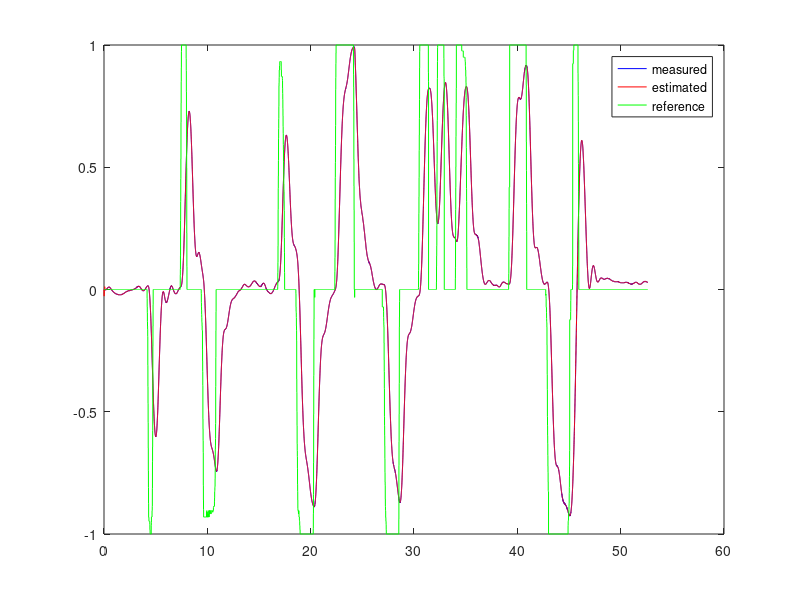
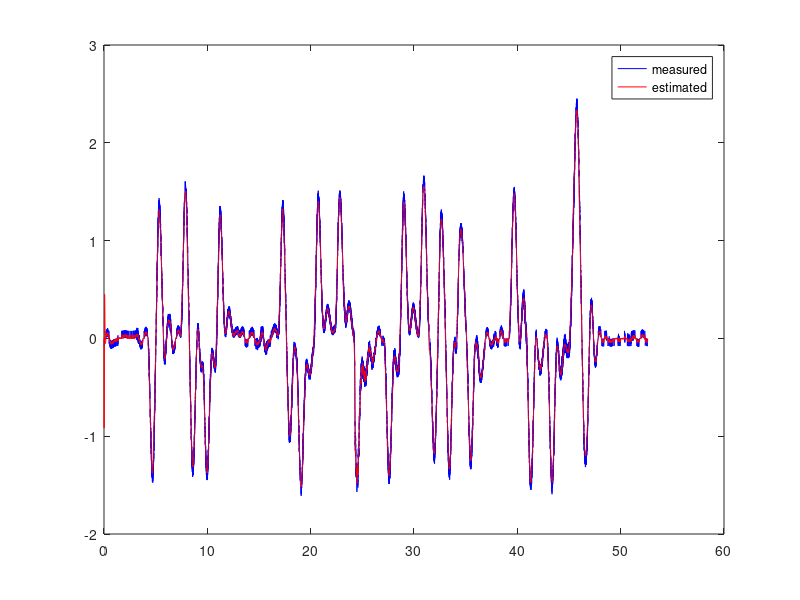
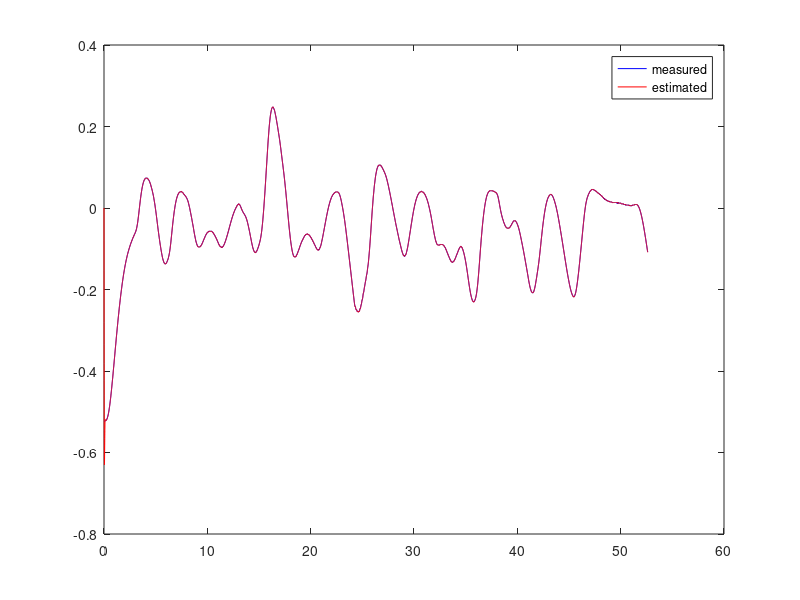
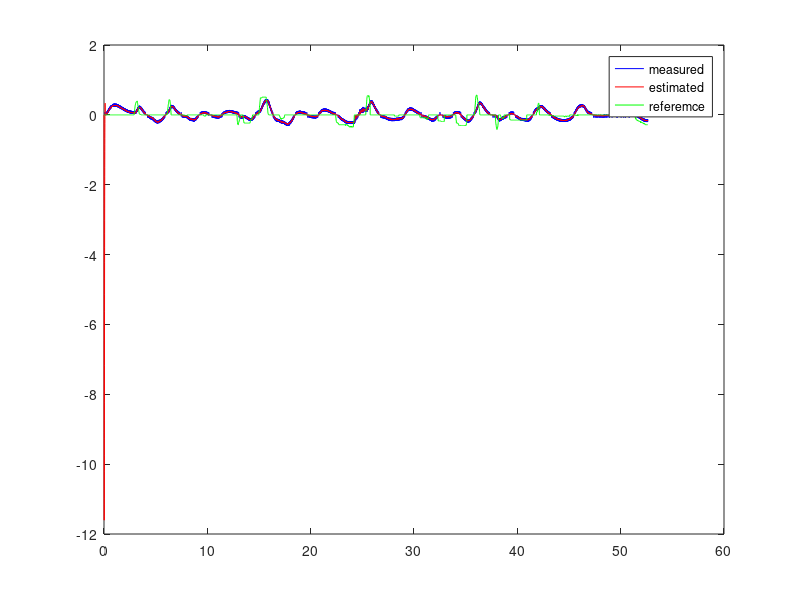

These charts were generated, in order, by the following MATLAB code:
close all;
load('x.mat');
load('x_hat.mat');
load('joyref.mat');

figure('Name','Comparison pitch','NumberTitle', 'off');
plot(x(1,:),x(2,:),'b',x_h(1,:),x_h(2,:),'r', joyref(1,:),joyref(2,:),'g');
legend('measured','estimated', 'reference');

figure('Name','Comparison pitch rate','NumberTitle', 'off');
plot(x(1,:),x(3,:),'b',x_h(1,:),x_h(3,:),'r');
legend('measured','estimated');

figure('Name','Comparison elevation','NumberTitle', 'off');
plot(x(1,:),x(4,:),'b',x_h(1,:),x_h(4,:),'r');
legend('measured','estimated');

figure('Name','Comparison elevation rate','NumberTitle', 'off');
plot(x(1,:),x(5,:),'b',x_h(1,:),x_h(5,:),'r',joyref(1,:),joyref(3,:),'g');
legend('measured','estimated','referemce');